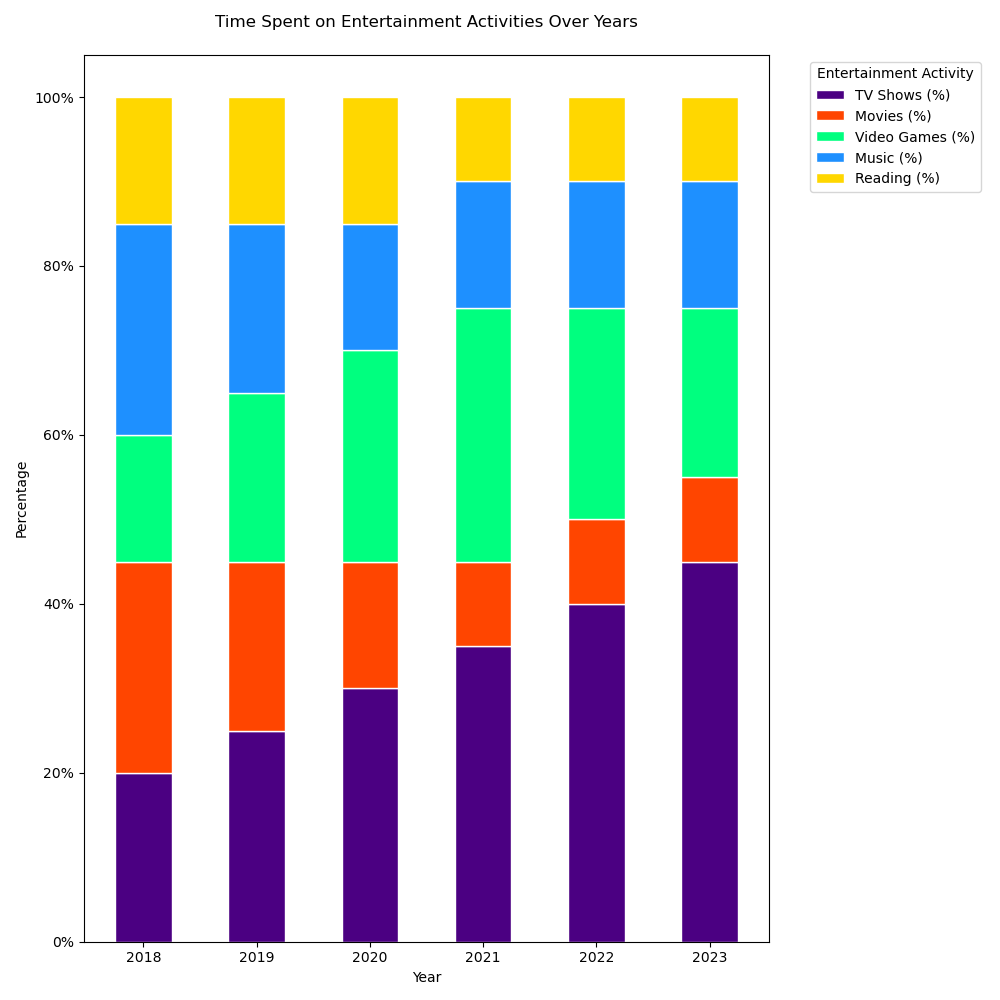

This chart was generated by the following Python code:

import matplotlib.pyplot as plt
import pandas as pd

data = [
    {'Year': 2018, 'TV Shows (%)': 20, 'Movies (%)': 25, 'Video Games (%)': 15, 'Music (%)': 25, 'Reading (%)': 15},
    {'Year': 2019, 'TV Shows (%)': 25, 'Movies (%)': 20, 'Video Games (%)': 20, 'Music (%)': 20, 'Reading (%)': 15},
    {'Year': 2020, 'TV Shows (%)': 30, 'Movies (%)': 15, 'Video Games (%)': 25, 'Music (%)': 15, 'Reading (%)': 15},
    {'Year': 2021, 'TV Shows (%)': 35, 'Movies (%)': 10, 'Video Games (%)': 30, 'Music (%)': 15, 'Reading (%)': 10},
    {'Year': 2022, 'TV Shows (%)': 40, 'Movies (%)': 10, 'Video Games (%)': 25, 'Music (%)': 15, 'Reading (%)': 10},
    {'Year': 2023, 'TV Shows (%)': 45, 'Movies (%)': 10, 'Video Games (%)': 20, 'Music (%)': 15, 'Reading (%)': 10}
]

df = pd.DataFrame(data)
df.set_index('Year', inplace=True)
cumulative_values = df.cumsum(axis=1)

colors = ['#4B0082', '#FF4500', '#00FF7F', '#1E90FF', '#FFD700']
fig, ax = plt.subplots(figsize=(10, 10))

bar_width = 0.5
for i, col in enumerate(df.columns):
    bottom_values = cumulative_values.iloc[:, i-1] if i > 0 else None
    ax.bar(
        df.index,
        df[col],
        bottom=bottom_values,
        color=colors[i],
        edgecolor='white',
        label=col,
        width=bar_width
    )

ax.set_xticks(df.index)
ax.set_xticklabels(df.index)
ax.set_xlabel('Year')
ax.set_ylabel('Percentage')
ax.set_title('Time Spent on Entertainment Activities Over Years', pad=20)
ax.legend(title='Entertainment Activity', bbox_to_anchor=(1.05, 1), loc='upper left')

yticks = ax.get_yticks()
ax.set_yticklabels(['{}%'.format(int(y)) for y in yticks])

plt.tight_layout()
plt.show()
